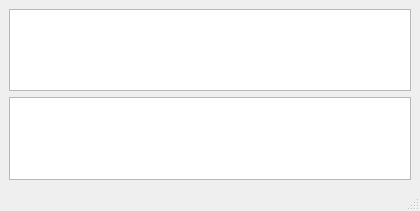
<?xml version="1.0" encoding="UTF-8"?>
<ui version="4.0">
 <class>MainWindow</class>
 <widget class="QMainWindow" name="MainWindow">
  <property name="geometry">
   <rect>
    <x>0</x>
    <y>0</y>
    <width>420</width>
    <height>211</height>
   </rect>
  </property>
  <property name="windowTitle">
   <string>MainWindow</string>
  </property>
  <widget class="QWidget" name="centralwidget">
   <layout class="QGridLayout" name="gridLayout_3">
    <item row="0" column="0">
     <layout class="QGridLayout" name="gridLayout_2">
      <item row="0" column="0">
       <widget class="QTextEdit" name="textEdit"/>
      </item>
     </layout>
    </item>
    <item row="1" column="0">
     <layout class="QGridLayout" name="gridLayout">
      <item row="0" column="0">
       <widget class="QTextBrowser" name="textBrowser">
        <property name="sizePolicy">
         <sizepolicy hsizetype="Preferred" vsizetype="Preferred">
          <horstretch>0</horstretch>
          <verstretch>0</verstretch>
         </sizepolicy>
        </property>
        <property name="minimumSize">
         <size>
          <width>400</width>
          <height>0</height>
         </size>
        </property>
       </widget>
      </item>
     </layout>
    </item>
   </layout>
  </widget>
  <widget class="QMenuBar" name="menubar">
   <property name="geometry">
    <rect>
     <x>0</x>
     <y>0</y>
     <width>420</width>
     <height>21</height>
    </rect>
   </property>
  </widget>
  <widget class="QStatusBar" name="statusbar"/>
 </widget>
 <resources/>
 <connections/>
</ui>
